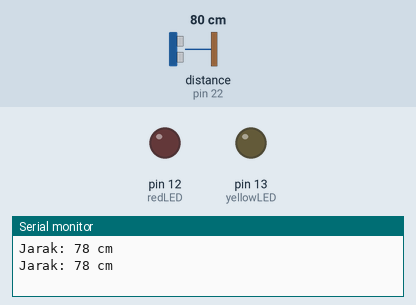
Recording of a sketch running on a simulated Arduino Mega 2560, built with avr-gcc and run on an emulated ATmega2560. On the bench: output pins drawn as LEDs (lit = HIGH), the last lines printed to the serial monitor. Wiring (inferred from the names in the program): ultrasonic range finder: trigger pin 21; echo pin 22. The inputs (shaded band) are chosen by the test bench; at power-on: distance to the obstacle (sensor on pin 22) 80 cm. The echo pulse lasts 58.3 µs per cm; pins used as bus, display or sensor lines are not drawn.

Above: at 1.8 s.
1.9 s: distance to the obstacle (sensor on pin 22) set to 54 cm
3.4 s: distance to the obstacle (sensor on pin 22) set to 48 cm
At 5.2 s:
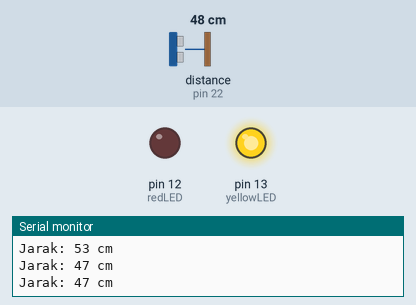
5.5 s: distance to the obstacle (sensor on pin 22) set to 120 cm
At 7.2 s:
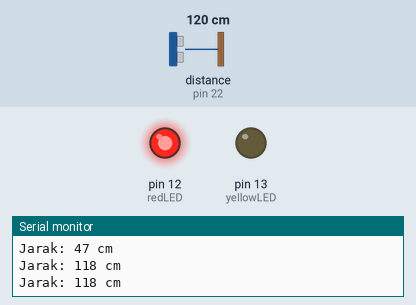
7.5 s: distance to the obstacle (sensor on pin 22) set to 2 cm
At 9.2 s:
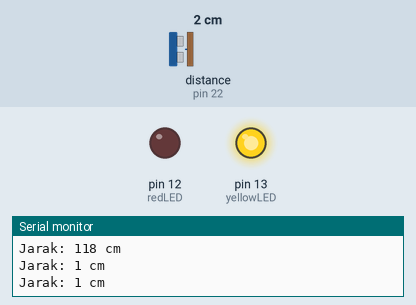
9.5 s: distance to the obstacle (sensor on pin 22) set to 60 cm
At 10.9 s:
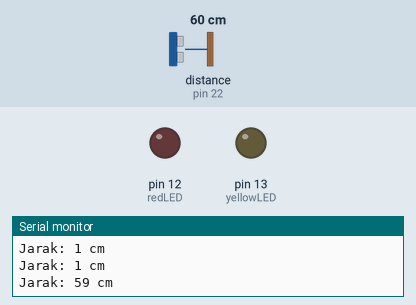
Timing chart, 0 to 12.5 s (numbered marks = the images above; inputs shaded):
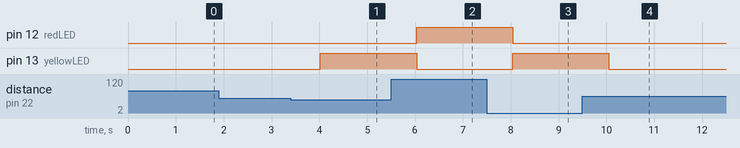

The sketch:

Sistem_Indikator_Jarak_dengan_Lampu_LED.ino
```cpp
#define trigPin 21
#define echoPin 22

#define redLED 12
#define yellowLED 13

void setup() {
  Serial.begin(115200);
  pinMode(trigPin, OUTPUT);
  pinMode(echoPin, INPUT);
  pinMode(redLED, OUTPUT);
  pinMode(yellowLED, OUTPUT);
}

void loop() {
  long duration;
  int distance;

  digitalWrite(trigPin, LOW);
  delayMicroseconds(2);

  digitalWrite(trigPin, HIGH);
  delayMicroseconds(10);
  digitalWrite(trigPin, LOW);

  duration = pulseIn(echoPin, HIGH);
  distance = duration * 0.034 / 2;

  Serial.print("Jarak: ");
  Serial.print(distance);
  Serial.println(" cm");

  // Logika nyala lampu
  if (distance > 100) {
    digitalWrite(redLED, HIGH);
    digitalWrite(yellowLED, LOW);
  } else if (distance > 50) {
    digitalWrite(redLED, LOW);
    digitalWrite(yellowLED, LOW);
  } else {
    digitalWrite(redLED, LOW);
    digitalWrite(yellowLED, HIGH);
  }

  delay(1000);
}
```

Measured:
- the behaviour switches between 52 and 51 cm on distance to the obstacle (sensor on pin 22) (found by bisection; images 0 and 1)
- after the input at 3.4 s, pin 13 (yellowLED): LOW → HIGH after 0.62 s
- after the input at 5.5 s, pin 12 (redLED): LOW → HIGH after 0.53 s; pin 13 (yellowLED): HIGH → LOW after 0.53 s
- after the input at 7.5 s, pin 12 (redLED): HIGH → LOW after 0.54 s; pin 13 (yellowLED): LOW → HIGH after 0.54 s
- after the input at 9.5 s, pin 13 (yellowLED): HIGH → LOW after 0.55 s
